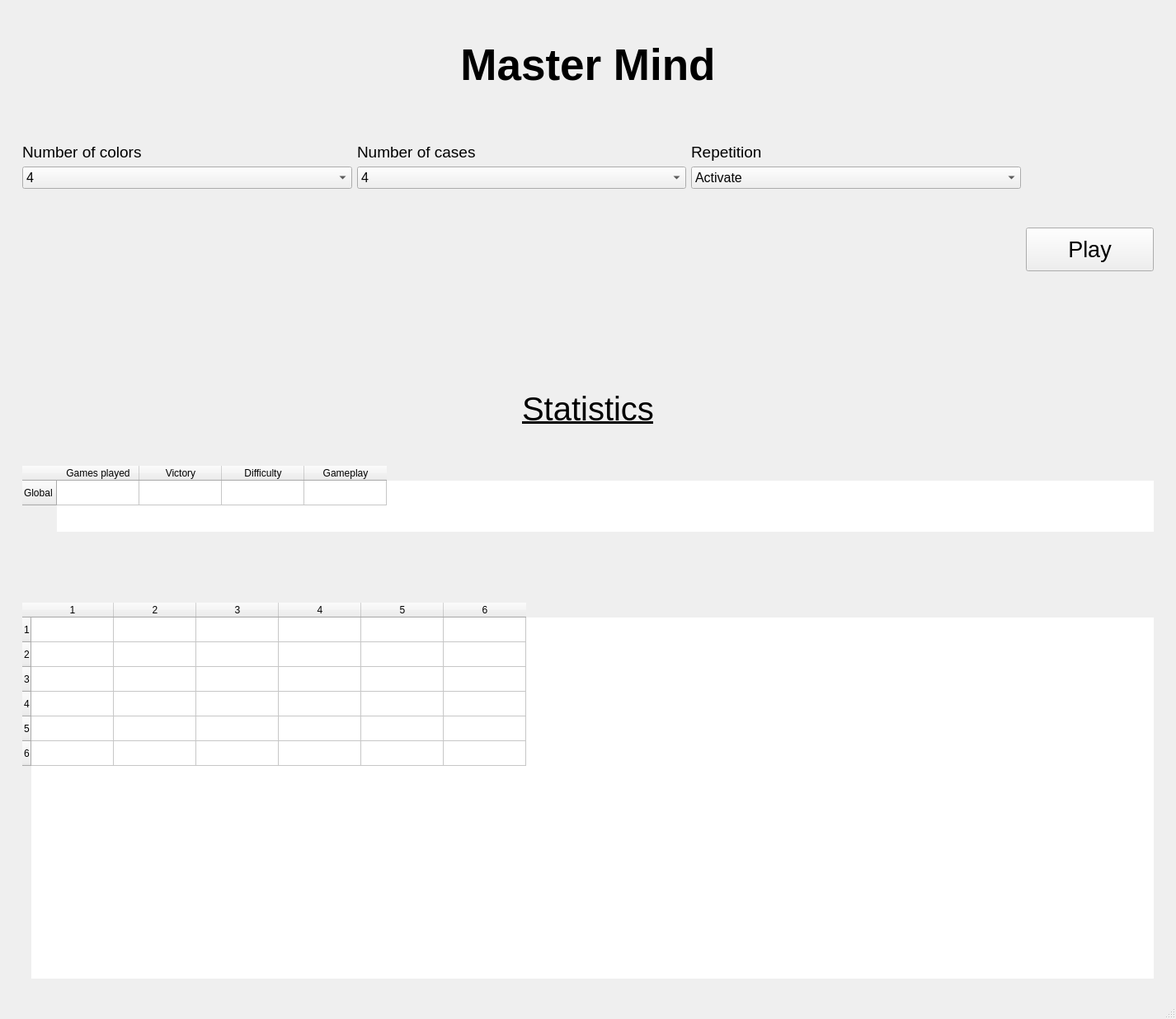
<?xml version="1.0" encoding="UTF-8"?>
<ui version="4.0">
 <class>MainWindow</class>
 <widget class="QMainWindow" name="MainWindow">
  <property name="geometry">
   <rect>
    <x>0</x>
    <y>0</y>
    <width>1426</width>
    <height>1236</height>
   </rect>
  </property>
  <property name="minimumSize">
   <size>
    <width>0</width>
    <height>350</height>
   </size>
  </property>
  <property name="windowTitle">
   <string>MainWindow</string>
  </property>
  <property name="styleSheet">
   <string notr="true">QFrame {
	border: none;
}</string>
  </property>
  <widget class="QWidget" name="centralwidget">
   <layout class="QGridLayout" name="gridLayout">
    <item row="0" column="0">
     <widget class="QFrame" name="frame">
      <property name="minimumSize">
       <size>
        <width>0</width>
        <height>140</height>
       </size>
      </property>
      <property name="frameShape">
       <enum>QFrame::StyledPanel</enum>
      </property>
      <property name="frameShadow">
       <enum>QFrame::Raised</enum>
      </property>
      <layout class="QGridLayout" name="gridLayout_3">
       <item row="0" column="0">
        <widget class="QLabel" name="title">
         <property name="font">
          <font>
           <pointsize>40</pointsize>
           <weight>75</weight>
           <bold>true</bold>
          </font>
         </property>
         <property name="text">
          <string>Master Mind</string>
         </property>
         <property name="alignment">
          <set>Qt::AlignCenter</set>
         </property>
        </widget>
       </item>
      </layout>
     </widget>
    </item>
    <item row="1" column="0">
     <widget class="QStackedWidget" name="stackedWidget">
      <property name="sizePolicy">
       <sizepolicy hsizetype="Expanding" vsizetype="Expanding">
        <horstretch>0</horstretch>
        <verstretch>0</verstretch>
       </sizepolicy>
      </property>
      <property name="currentIndex">
       <number>0</number>
      </property>
      <widget class="QWidget" name="menu">
       <layout class="QGridLayout" name="gridLayout_5">
        <item row="2" column="0">
         <widget class="QFrame" name="frame_3">
          <property name="frameShape">
           <enum>QFrame::StyledPanel</enum>
          </property>
          <property name="frameShadow">
           <enum>QFrame::Raised</enum>
          </property>
          <layout class="QGridLayout" name="gridLayout_2">
           <item row="0" column="0">
            <layout class="QHBoxLayout" name="horizontalLayout_3">
             <item>
              <spacer name="horizontalSpacer">
               <property name="orientation">
                <enum>Qt::Horizontal</enum>
               </property>
               <property name="sizeHint" stdset="0">
                <size>
                 <width>478</width>
                 <height>20</height>
                </size>
               </property>
              </spacer>
             </item>
             <item>
              <widget class="QLabel" name="label">
               <property name="font">
                <font>
                 <pointsize>30</pointsize>
                 <underline>true</underline>
                </font>
               </property>
               <property name="text">
                <string>Statistics</string>
               </property>
              </widget>
             </item>
             <item>
              <spacer name="horizontalSpacer_3">
               <property name="orientation">
                <enum>Qt::Horizontal</enum>
               </property>
               <property name="sizeHint" stdset="0">
                <size>
                 <width>538</width>
                 <height>20</height>
                </size>
               </property>
              </spacer>
             </item>
            </layout>
           </item>
           <item row="1" column="0">
            <spacer name="verticalSpacer">
             <property name="orientation">
              <enum>Qt::Vertical</enum>
             </property>
             <property name="sizeType">
              <enum>QSizePolicy::Maximum</enum>
             </property>
             <property name="sizeHint" stdset="0">
              <size>
               <width>20</width>
               <height>40</height>
              </size>
             </property>
            </spacer>
           </item>
           <item row="2" column="0">
            <widget class="QTableWidget" name="table_global">
             <property name="maximumSize">
              <size>
               <width>16777215</width>
               <height>80</height>
              </size>
             </property>
             <property name="rowCount">
              <number>1</number>
             </property>
             <property name="columnCount">
              <number>4</number>
             </property>
             <row>
              <property name="text">
               <string>Global</string>
              </property>
             </row>
             <column>
              <property name="text">
               <string>Games played</string>
              </property>
             </column>
             <column>
              <property name="text">
               <string>Victory</string>
              </property>
             </column>
             <column>
              <property name="text">
               <string>Difficulty</string>
              </property>
             </column>
             <column>
              <property name="text">
               <string>Gameplay</string>
              </property>
             </column>
            </widget>
           </item>
           <item row="3" column="0">
            <spacer name="verticalSpacer_4">
             <property name="orientation">
              <enum>Qt::Vertical</enum>
             </property>
             <property name="sizeType">
              <enum>QSizePolicy::Maximum</enum>
             </property>
             <property name="sizeHint" stdset="0">
              <size>
               <width>20</width>
               <height>80</height>
              </size>
             </property>
            </spacer>
           </item>
           <item row="4" column="0">
            <widget class="QTableWidget" name="table_career">
             <property name="rowCount">
              <number>6</number>
             </property>
             <property name="columnCount">
              <number>6</number>
             </property>
             <row/>
             <row/>
             <row/>
             <row/>
             <row/>
             <row/>
             <column/>
             <column/>
             <column/>
             <column/>
             <column/>
             <column/>
            </widget>
           </item>
          </layout>
         </widget>
        </item>
        <item row="0" column="0">
         <widget class="QFrame" name="frame_2">
          <property name="frameShape">
           <enum>QFrame::StyledPanel</enum>
          </property>
          <property name="frameShadow">
           <enum>QFrame::Raised</enum>
          </property>
          <layout class="QGridLayout" name="gridLayout_4">
           <item row="0" column="0" colspan="2">
            <layout class="QHBoxLayout" name="horizontalLayout">
             <item>
              <layout class="QVBoxLayout" name="verticalLayout_2">
               <item>
                <widget class="QLabel" name="text_color">
                 <property name="font">
                  <font>
                   <pointsize>14</pointsize>
                  </font>
                 </property>
                 <property name="text">
                  <string>Number of colors</string>
                 </property>
                 <property name="margin">
                  <number>15</number>
                 </property>
                </widget>
               </item>
               <item>
                <widget class="QComboBox" name="Box_color">
                 <property name="font">
                  <font>
                   <pointsize>12</pointsize>
                  </font>
                 </property>
                 <item>
                  <property name="text">
                   <string>4</string>
                  </property>
                 </item>
                 <item>
                  <property name="text">
                   <string>6</string>
                  </property>
                 </item>
                 <item>
                  <property name="text">
                   <string>8</string>
                  </property>
                 </item>
                 <item>
                  <property name="text">
                   <string>10</string>
                  </property>
                 </item>
                 <item>
                  <property name="text">
                   <string>12</string>
                  </property>
                 </item>
                </widget>
               </item>
              </layout>
             </item>
             <item>
              <layout class="QVBoxLayout" name="verticalLayout_3">
               <item>
                <widget class="QLabel" name="text_cases">
                 <property name="font">
                  <font>
                   <pointsize>14</pointsize>
                  </font>
                 </property>
                 <property name="text">
                  <string>Number of cases</string>
                 </property>
                </widget>
               </item>
               <item>
                <widget class="QComboBox" name="Box_cases">
                 <property name="font">
                  <font>
                   <pointsize>12</pointsize>
                  </font>
                 </property>
                 <item>
                  <property name="text">
                   <string>4</string>
                  </property>
                 </item>
                 <item>
                  <property name="text">
                   <string>6</string>
                  </property>
                 </item>
                 <item>
                  <property name="text">
                   <string>8</string>
                  </property>
                 </item>
                 <item>
                  <property name="text">
                   <string>10</string>
                  </property>
                 </item>
                 <item>
                  <property name="text">
                   <string>12</string>
                  </property>
                 </item>
                </widget>
               </item>
              </layout>
             </item>
             <item>
              <layout class="QVBoxLayout" name="verticalLayout">
               <item>
                <widget class="QLabel" name="text_repetition">
                 <property name="font">
                  <font>
                   <pointsize>14</pointsize>
                  </font>
                 </property>
                 <property name="text">
                  <string>Repetition</string>
                 </property>
                </widget>
               </item>
               <item>
                <widget class="QComboBox" name="Box_repetition">
                 <property name="font">
                  <font>
                   <pointsize>12</pointsize>
                  </font>
                 </property>
                 <item>
                  <property name="text">
                   <string>Activate</string>
                  </property>
                 </item>
                 <item>
                  <property name="text">
                   <string>Deactivate</string>
                  </property>
                 </item>
                </widget>
               </item>
              </layout>
             </item>
            </layout>
           </item>
           <item row="0" column="2" rowspan="2">
            <layout class="QVBoxLayout" name="verticalLayout_4">
             <item>
              <spacer name="verticalSpacer_3">
               <property name="orientation">
                <enum>Qt::Vertical</enum>
               </property>
               <property name="sizeHint" stdset="0">
                <size>
                 <width>20</width>
                 <height>40</height>
                </size>
               </property>
              </spacer>
             </item>
             <item>
              <layout class="QHBoxLayout" name="horizontalLayout_2">
               <item>
                <widget class="QPushButton" name="PlayButton">
                 <property name="minimumSize">
                  <size>
                   <width>0</width>
                   <height>0</height>
                  </size>
                 </property>
                 <property name="maximumSize">
                  <size>
                   <width>16777215</width>
                   <height>16777215</height>
                  </size>
                 </property>
                 <property name="font">
                  <font>
                   <pointsize>20</pointsize>
                  </font>
                 </property>
                 <property name="styleSheet">
                  <string notr="true">padding-left: 50px;
padding-right: 50px;
padding-top: 10px;
padding-bottom: 10px;</string>
                 </property>
                 <property name="text">
                  <string>Play</string>
                 </property>
                </widget>
               </item>
              </layout>
             </item>
            </layout>
           </item>
           <item row="1" column="0">
            <spacer name="verticalSpacer_2">
             <property name="orientation">
              <enum>Qt::Vertical</enum>
             </property>
             <property name="sizeType">
              <enum>QSizePolicy::Maximum</enum>
             </property>
             <property name="sizeHint" stdset="0">
              <size>
               <width>20</width>
               <height>100</height>
              </size>
             </property>
            </spacer>
           </item>
           <item row="1" column="1">
            <spacer name="horizontalSpacer_2">
             <property name="orientation">
              <enum>Qt::Horizontal</enum>
             </property>
             <property name="sizeHint" stdset="0">
              <size>
               <width>1174</width>
               <height>20</height>
              </size>
             </property>
            </spacer>
           </item>
          </layout>
         </widget>
        </item>
        <item row="1" column="0">
         <spacer name="verticalSpacer_5">
          <property name="orientation">
           <enum>Qt::Vertical</enum>
          </property>
          <property name="sizeType">
           <enum>QSizePolicy::Maximum</enum>
          </property>
          <property name="sizeHint" stdset="0">
           <size>
            <width>20</width>
            <height>120</height>
           </size>
          </property>
         </spacer>
        </item>
       </layout>
      </widget>
      <widget class="QWidget" name="option"/>
     </widget>
    </item>
   </layout>
  </widget>
  <widget class="QMenuBar" name="menubar">
   <property name="geometry">
    <rect>
     <x>0</x>
     <y>0</y>
     <width>1426</width>
     <height>20</height>
    </rect>
   </property>
  </widget>
  <widget class="QStatusBar" name="statusbar"/>
 </widget>
 <resources/>
 <connections/>
</ui>
